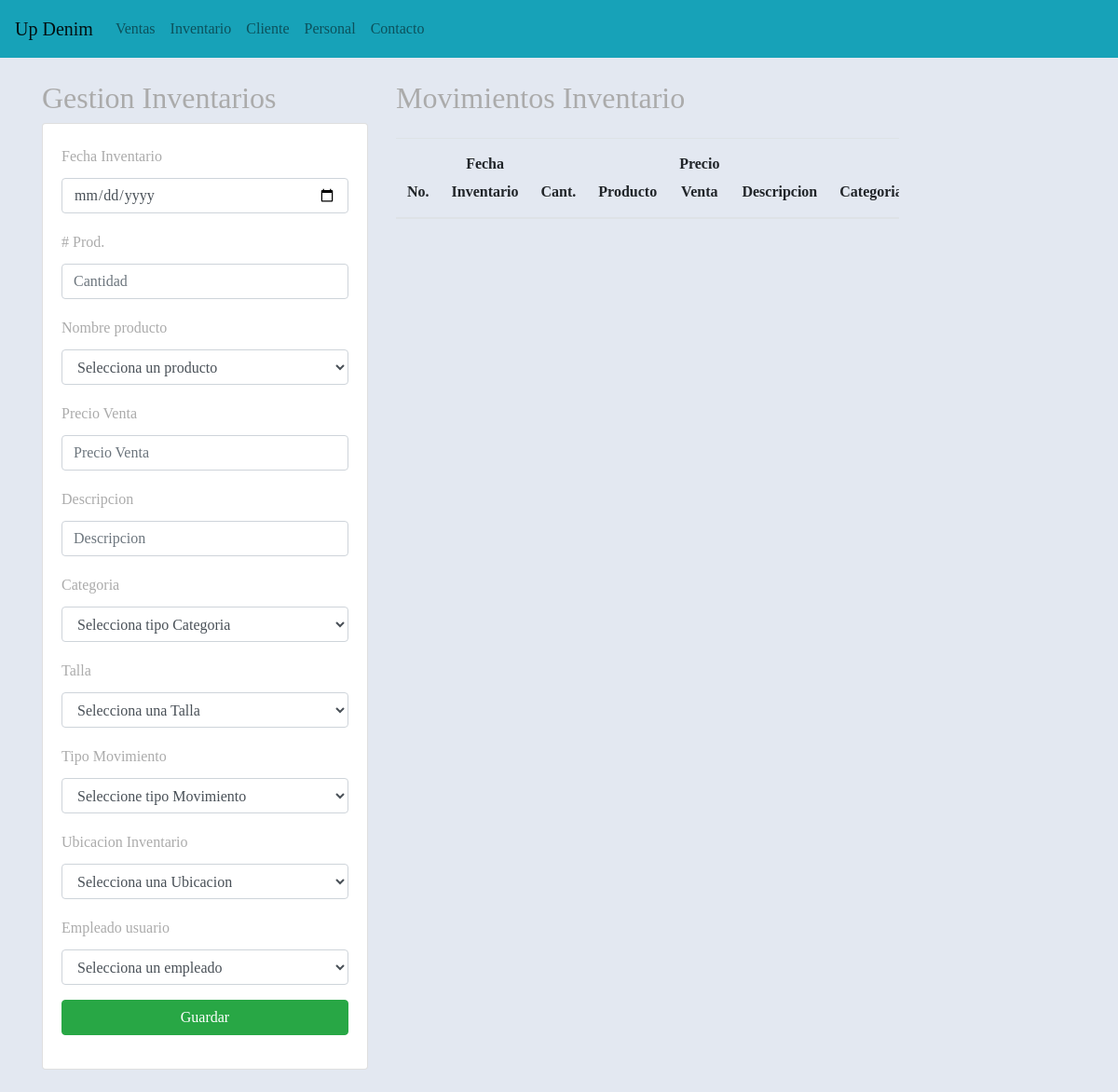
The page /registrarInventario/ on the database as committed earlier.
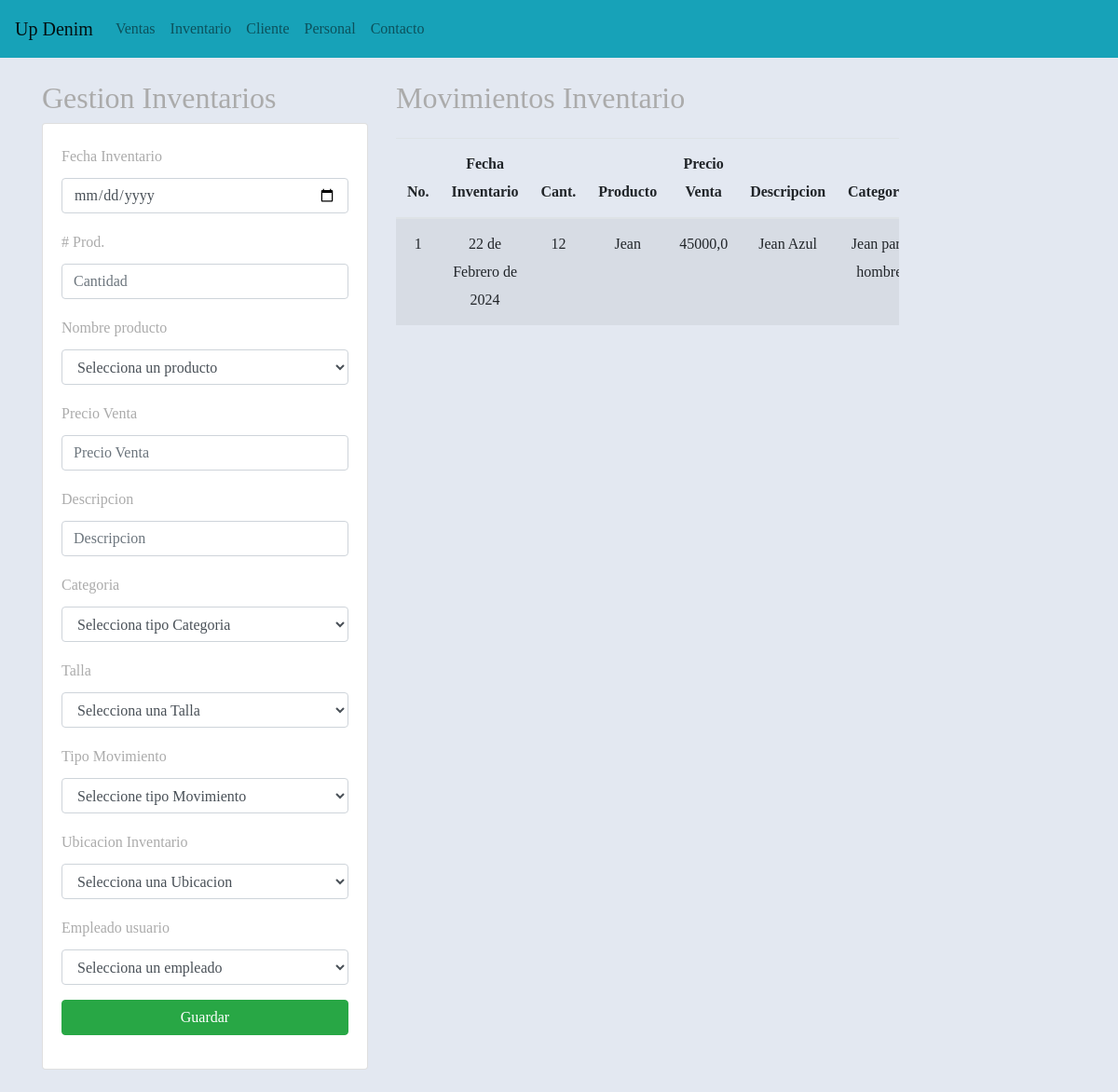
The same page on the database as committed later.
### aplicaciones/Academico/models.py (models this page shows, shortened)
class Inventario(models.Model):
    idinventario = models.AutoField(primary_key=True)  # Field name made lowercase.
    fechainventario = models.DateField(auto_now_add=True)  # Field name made lowercase.
    cantidadproductos = models.IntegerField(null=False, blank=False)  # Field name made lowercase.
    idproductoinv = models.ForeignKey(Producto, on_delete=models.CASCADE)  # Field name made lowercase.
    idtipomovimientoinv = models.ForeignKey(Tipomovimiento, on_delete=models.CASCADE)  # Field name made lowercase.
    idEmpleado = models.ForeignKey(Empleado, on_delete=models.CASCADE)  # Field name made lowercase.
    idubicacioninventarioinv = models.ForeignKey(Ubicacioninventario, on_delete=models.CASCADE)  # Field name made lowercase.

class Producto(models.Model):
    idproducto = models.AutoField(primary_key=True)
    nombreproducto = models.CharField(max_length=45, null=False)
    precioventa = models.FloatField(null=False, blank=False)
    descripcionproducto = models.CharField(max_length=45)
    idcategoriaproducto = models.ForeignKey(Categoriaproducto, on_delete=models.CASCADE)
    idtalla = models.ForeignKey(Talla, on_delete=models.CASCADE)

class Categoriaproducto(models.Model):
    idcategoriaproducto = models.AutoField(primary_key=True)
    categoriaproducto = models.CharField(max_length=45, blank=False, null=False)

### aplicaciones/Academico/views.py (the view)
# urls.py: path('registrarInventario/', views.vistaInventario),
def vistaInventario(request):
    if request.method == "GET":
        productos = Producto.objects.all()
        empleados = Empleado.objects.all()
        inventarios = Inventario.objects.all()
        return render(request, "gestionInventario.html", {
            "productos": productos,
            "empleados": empleados,
            "inventarios": inventarios
        })
    else:
        return registrarInventario(request)

### aplicaciones/Academico/models.py (called while the page is built)
    def __str__(self):
        texto = '{0}'
        return texto.format(self.iddocumento)

### aplicaciones/Academico/templates/gestionInventario.html (shortened to what the changed rows need)
{% extends "base.html" %}
{% block body %}
<div class="row">
    <div class="col-sm-12 col-md-6 col-lg-4 col-xl-4">
        <h2>Gestion Inventarios</h2>
    </div>
    <div class="col-md-6">
        <h2 class="mb-4">Movimientos Inventario</h2>
        <div class="table-responsive">
            <table class="table table-striped">
                <thead>
                    <tr>
                        <th>No.</th>
                       <th>Fecha Inventario</th>
                       <th>Cant.</th>
                       <th>Producto</th>
                       <th>Precio Venta</th>
                       <th>Descripcion</th>
                       <th>Categoria</th>
                    </tr>
                </thead>
                <tbody>
                    {% for c in inventarios %}
                    <tr>
                        <td>{{forloop.counter}}</td>
                        <td>{{c.fechainventario}}</td>
                        <td>{{c.cantidadproductos}}</td>
                        <td>{{c.idproductoinv.nombreproducto}}</td>
                        <td>{{c.idproductoinv.precioventa}}</td>
                        <td>{{c.idproductoinv.descripcionproducto}}</td>
                        <td>{{c.idproductoinv.idcategoriaproducto.categoriaproducto}}</td>
                    </tr>
                    {% endfor %}
                </tbody>
            </table>
        </div>
    </div>
</div>
{% endblock %}

Rows that differ between the two databases and show on the page:
added Inventario: fechainventario "22 de Febrero de 2024", cantidadproductos "12", idproductoinv.nombreproducto "Jean", idproductoinv.precioventa "45000,0", idproductoinv.descripcionproducto "Jean Azul", idproductoinv.idcategoriaproducto.categoriaproducto "Jean…"
